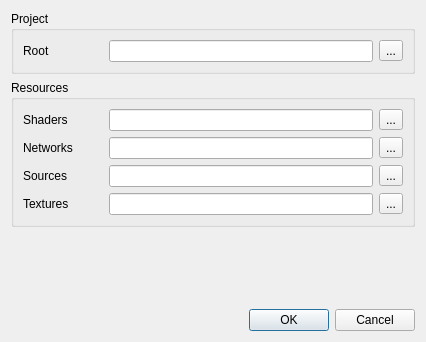
<?xml version="1.0" encoding="UTF-8"?>
<ui version="4.0">
 <class>ProjectSetup</class>
 <widget class="QDialog" name="ProjectSetup">
  <property name="geometry">
   <rect>
    <x>0</x>
    <y>0</y>
    <width>426</width>
    <height>342</height>
   </rect>
  </property>
  <property name="sizePolicy">
   <sizepolicy hsizetype="Preferred" vsizetype="Minimum">
    <horstretch>1</horstretch>
    <verstretch>0</verstretch>
   </sizepolicy>
  </property>
  <property name="minimumSize">
   <size>
    <width>0</width>
    <height>0</height>
   </size>
  </property>
  <property name="maximumSize">
   <size>
    <width>16777215</width>
    <height>16777215</height>
   </size>
  </property>
  <property name="windowTitle">
   <string>Project Setup</string>
  </property>
  <property name="sizeGripEnabled">
   <bool>false</bool>
  </property>
  <layout class="QVBoxLayout" name="verticalLayout_3">
   <item>
    <widget class="QGroupBox" name="grp_project">
     <property name="sizePolicy">
      <sizepolicy hsizetype="Preferred" vsizetype="Fixed">
       <horstretch>0</horstretch>
       <verstretch>0</verstretch>
      </sizepolicy>
     </property>
     <property name="minimumSize">
      <size>
       <width>0</width>
       <height>0</height>
      </size>
     </property>
     <property name="maximumSize">
      <size>
       <width>16777215</width>
       <height>16777215</height>
      </size>
     </property>
     <property name="title">
      <string>Project</string>
     </property>
     <layout class="QVBoxLayout" name="verticalLayout">
      <item>
       <layout class="QHBoxLayout" name="hl_project" stretch="0,1,0">
        <item>
         <widget class="QLabel" name="label_project">
          <property name="minimumSize">
           <size>
            <width>80</width>
            <height>0</height>
           </size>
          </property>
          <property name="maximumSize">
           <size>
            <width>80</width>
            <height>16777215</height>
           </size>
          </property>
          <property name="text">
           <string>Root</string>
          </property>
         </widget>
        </item>
        <item>
         <widget class="QLineEdit" name="lineEdit_project"/>
        </item>
        <item>
         <widget class="QToolButton" name="btn_project_dir">
          <property name="text">
           <string>...</string>
          </property>
         </widget>
        </item>
       </layout>
      </item>
     </layout>
    </widget>
   </item>
   <item>
    <widget class="QGroupBox" name="grp_shaders">
     <property name="sizePolicy">
      <sizepolicy hsizetype="Preferred" vsizetype="Fixed">
       <horstretch>0</horstretch>
       <verstretch>0</verstretch>
      </sizepolicy>
     </property>
     <property name="minimumSize">
      <size>
       <width>0</width>
       <height>0</height>
      </size>
     </property>
     <property name="maximumSize">
      <size>
       <width>16777215</width>
       <height>16777215</height>
      </size>
     </property>
     <property name="title">
      <string>Resources</string>
     </property>
     <layout class="QVBoxLayout" name="verticalLayout_2">
      <item>
       <layout class="QHBoxLayout" name="hl_shaders">
        <item>
         <widget class="QLabel" name="label_shaders">
          <property name="minimumSize">
           <size>
            <width>80</width>
            <height>0</height>
           </size>
          </property>
          <property name="maximumSize">
           <size>
            <width>80</width>
            <height>16777215</height>
           </size>
          </property>
          <property name="text">
           <string>Shaders</string>
          </property>
         </widget>
        </item>
        <item>
         <widget class="QLineEdit" name="lineEdit_shaders"/>
        </item>
        <item>
         <widget class="QToolButton" name="btn_shaders_dir">
          <property name="text">
           <string>...</string>
          </property>
         </widget>
        </item>
       </layout>
      </item>
      <item>
       <layout class="QHBoxLayout" name="hl_network">
        <item>
         <widget class="QLabel" name="label_network">
          <property name="minimumSize">
           <size>
            <width>80</width>
            <height>0</height>
           </size>
          </property>
          <property name="maximumSize">
           <size>
            <width>80</width>
            <height>16777215</height>
           </size>
          </property>
          <property name="text">
           <string>Networks</string>
          </property>
         </widget>
        </item>
        <item>
         <widget class="QLineEdit" name="lineEdit_network"/>
        </item>
        <item>
         <widget class="QToolButton" name="btn_network_dir">
          <property name="text">
           <string>...</string>
          </property>
         </widget>
        </item>
       </layout>
      </item>
      <item>
       <layout class="QHBoxLayout" name="hl_sources">
        <item>
         <widget class="QLabel" name="label_sources">
          <property name="minimumSize">
           <size>
            <width>80</width>
            <height>0</height>
           </size>
          </property>
          <property name="maximumSize">
           <size>
            <width>80</width>
            <height>16777215</height>
           </size>
          </property>
          <property name="text">
           <string>Sources</string>
          </property>
         </widget>
        </item>
        <item>
         <widget class="QLineEdit" name="lineEdit_sources"/>
        </item>
        <item>
         <widget class="QToolButton" name="btn_sources_dir">
          <property name="text">
           <string>...</string>
          </property>
         </widget>
        </item>
       </layout>
      </item>
      <item>
       <layout class="QHBoxLayout" name="hl_textures">
        <item>
         <widget class="QLabel" name="label_textures">
          <property name="minimumSize">
           <size>
            <width>80</width>
            <height>0</height>
           </size>
          </property>
          <property name="maximumSize">
           <size>
            <width>80</width>
            <height>16777215</height>
           </size>
          </property>
          <property name="text">
           <string>Textures</string>
          </property>
         </widget>
        </item>
        <item>
         <widget class="QLineEdit" name="lineEdit_textures"/>
        </item>
        <item>
         <widget class="QToolButton" name="btn_textures_dir">
          <property name="text">
           <string>...</string>
          </property>
         </widget>
        </item>
       </layout>
      </item>
     </layout>
    </widget>
   </item>
   <item>
    <spacer name="verticalSpacer">
     <property name="orientation">
      <enum>Qt::Vertical</enum>
     </property>
     <property name="sizeType">
      <enum>QSizePolicy::Expanding</enum>
     </property>
     <property name="sizeHint" stdset="0">
      <size>
       <width>20</width>
       <height>20</height>
      </size>
     </property>
    </spacer>
   </item>
   <item>
    <widget class="QDialogButtonBox" name="buttonBox">
     <property name="orientation">
      <enum>Qt::Horizontal</enum>
     </property>
     <property name="standardButtons">
      <set>QDialogButtonBox::Cancel|QDialogButtonBox::Ok</set>
     </property>
    </widget>
   </item>
  </layout>
 </widget>
 <resources/>
 <connections>
  <connection>
   <sender>buttonBox</sender>
   <signal>accepted()</signal>
   <receiver>ProjectSetup</receiver>
   <slot>accept()</slot>
   <hints>
    <hint type="sourcelabel">
     <x>248</x>
     <y>254</y>
    </hint>
    <hint type="destinationlabel">
     <x>157</x>
     <y>274</y>
    </hint>
   </hints>
  </connection>
  <connection>
   <sender>buttonBox</sender>
   <signal>rejected()</signal>
   <receiver>ProjectSetup</receiver>
   <slot>reject()</slot>
   <hints>
    <hint type="sourcelabel">
     <x>316</x>
     <y>260</y>
    </hint>
    <hint type="destinationlabel">
     <x>286</x>
     <y>274</y>
    </hint>
   </hints>
  </connection>
  <connection>
   <sender>btn_project_dir</sender>
   <signal>clicked()</signal>
   <receiver>ProjectSetup</receiver>
   <slot>onBrowseProjectDir()</slot>
   <hints>
    <hint type="sourcelabel">
     <x>381</x>
     <y>49</y>
    </hint>
    <hint type="destinationlabel">
     <x>211</x>
     <y>165</y>
    </hint>
   </hints>
  </connection>
  <connection>
   <sender>btn_network_dir</sender>
   <signal>clicked()</signal>
   <receiver>ProjectSetup</receiver>
   <slot>onBrowseNetworksDir()</slot>
   <hints>
    <hint type="sourcelabel">
     <x>363</x>
     <y>137</y>
    </hint>
    <hint type="destinationlabel">
     <x>198</x>
     <y>178</y>
    </hint>
   </hints>
  </connection>
  <connection>
   <sender>btn_shaders_dir</sender>
   <signal>clicked()</signal>
   <receiver>ProjectSetup</receiver>
   <slot>onBrowseShadersDir()</slot>
   <hints>
    <hint type="sourcelabel">
     <x>363</x>
     <y>193</y>
    </hint>
    <hint type="destinationlabel">
     <x>198</x>
     <y>178</y>
    </hint>
   </hints>
  </connection>
  <connection>
   <sender>btn_sources_dir</sender>
   <signal>clicked()</signal>
   <receiver>ProjectSetup</receiver>
   <slot>onBrowseSourcesDir()</slot>
   <hints>
    <hint type="sourcelabel">
     <x>363</x>
     <y>165</y>
    </hint>
    <hint type="destinationlabel">
     <x>198</x>
     <y>178</y>
    </hint>
   </hints>
  </connection>
  <connection>
   <sender>btn_textures_dir</sender>
   <signal>clicked()</signal>
   <receiver>ProjectSetup</receiver>
   <slot>onBrowseTexturesDir()</slot>
   <hints>
    <hint type="sourcelabel">
     <x>363</x>
     <y>221</y>
    </hint>
    <hint type="destinationlabel">
     <x>198</x>
     <y>178</y>
    </hint>
   </hints>
  </connection>
 </connections>
 <slots>
  <slot>onBrowseProjectDir()</slot>
  <slot>onBrowseTempDir()</slot>
  <slot>onBrowseShadersDir()</slot>
  <slot>onBrowseTexturesDir()</slot>
  <slot>onBrowseNetworksDir()</slot>
  <slot>onBrowseSourcesDir()</slot>
 </slots>
</ui>
